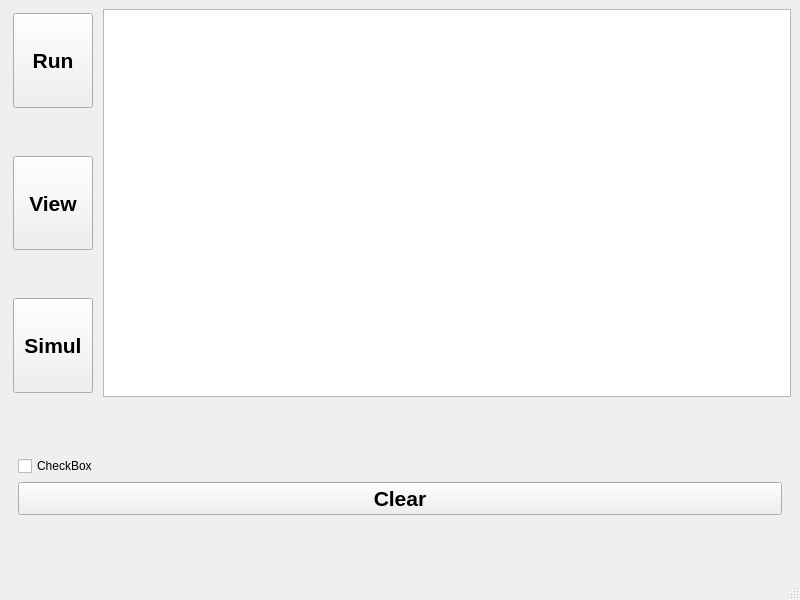
<?xml version="1.0" encoding="UTF-8"?>
<ui version="4.0">
 <class>MainWindow2</class>
 <widget class="QMainWindow" name="MainWindow2">
  <property name="geometry">
   <rect>
    <x>0</x>
    <y>0</y>
    <width>800</width>
    <height>600</height>
   </rect>
  </property>
  <property name="windowTitle">
   <string>MainWindow</string>
  </property>
  <widget class="QWidget" name="centralwidget">
   <layout class="QVBoxLayout" name="verticalLayout_4">
    <item>
     <layout class="QVBoxLayout" name="verticalLayout" stretch="7,3">
      <item>
       <layout class="QHBoxLayout" name="horizontalLayout" stretch="1,9">
        <item>
         <layout class="QVBoxLayout" name="verticalLayout_2" stretch="1,0,1,0,1">
          <property name="spacing">
           <number>8</number>
          </property>
          <property name="leftMargin">
           <number>4</number>
          </property>
          <property name="topMargin">
           <number>4</number>
          </property>
          <property name="rightMargin">
           <number>4</number>
          </property>
          <property name="bottomMargin">
           <number>4</number>
          </property>
          <item>
           <widget class="QPushButton" name="pBt_RunMode">
            <property name="sizePolicy">
             <sizepolicy hsizetype="Minimum" vsizetype="MinimumExpanding">
              <horstretch>0</horstretch>
              <verstretch>0</verstretch>
             </sizepolicy>
            </property>
            <property name="font">
             <font>
              <pointsize>16</pointsize>
              <bold>true</bold>
             </font>
            </property>
            <property name="autoFillBackground">
             <bool>false</bool>
            </property>
            <property name="text">
             <string>Run</string>
            </property>
            <property name="flat">
             <bool>false</bool>
            </property>
           </widget>
          </item>
          <item>
           <spacer name="verticalSpacer">
            <property name="orientation">
             <enum>Qt::Orientation::Vertical</enum>
            </property>
            <property name="sizeHint" stdset="0">
             <size>
              <width>20</width>
              <height>40</height>
             </size>
            </property>
           </spacer>
          </item>
          <item>
           <widget class="QPushButton" name="pBt_ViewMode">
            <property name="sizePolicy">
             <sizepolicy hsizetype="Minimum" vsizetype="MinimumExpanding">
              <horstretch>0</horstretch>
              <verstretch>0</verstretch>
             </sizepolicy>
            </property>
            <property name="font">
             <font>
              <pointsize>16</pointsize>
              <bold>true</bold>
             </font>
            </property>
            <property name="text">
             <string>View</string>
            </property>
           </widget>
          </item>
          <item>
           <spacer name="verticalSpacer_2">
            <property name="orientation">
             <enum>Qt::Orientation::Vertical</enum>
            </property>
            <property name="sizeHint" stdset="0">
             <size>
              <width>20</width>
              <height>40</height>
             </size>
            </property>
           </spacer>
          </item>
          <item>
           <widget class="QPushButton" name="pBt_SimulMode">
            <property name="sizePolicy">
             <sizepolicy hsizetype="Minimum" vsizetype="MinimumExpanding">
              <horstretch>0</horstretch>
              <verstretch>0</verstretch>
             </sizepolicy>
            </property>
            <property name="font">
             <font>
              <pointsize>16</pointsize>
              <bold>true</bold>
             </font>
            </property>
            <property name="text">
             <string>Simul</string>
            </property>
           </widget>
          </item>
         </layout>
        </item>
        <item>
         <layout class="QVBoxLayout" name="verticalLayout_3">
          <item>
           <widget class="QGraphicsView" name="graphicsView"/>
          </item>
         </layout>
        </item>
       </layout>
      </item>
      <item>
       <layout class="QHBoxLayout" name="horizontalLayout_2">
        <item>
         <widget class="QStackedWidget" name="pStackedWidget">
          <property name="currentIndex">
           <number>2</number>
          </property>
          <widget class="QWidget" name="pageRun">
           <layout class="QVBoxLayout" name="verticalLayout_6">
            <item>
             <layout class="QVBoxLayout" name="verticalLayout_5">
              <property name="spacing">
               <number>8</number>
              </property>
              <property name="leftMargin">
               <number>4</number>
              </property>
              <property name="topMargin">
               <number>4</number>
              </property>
              <property name="rightMargin">
               <number>4</number>
              </property>
              <property name="bottomMargin">
               <number>4</number>
              </property>
              <item>
               <layout class="QHBoxLayout" name="horizontalLayout_3" stretch="4,2,4">
                <item>
                 <spacer name="horizontalSpacer">
                  <property name="orientation">
                   <enum>Qt::Orientation::Horizontal</enum>
                  </property>
                  <property name="sizeHint" stdset="0">
                   <size>
                    <width>40</width>
                    <height>20</height>
                   </size>
                  </property>
                 </spacer>
                </item>
                <item>
                 <widget class="QPushButton" name="pBt_Start">
                  <property name="sizePolicy">
                   <sizepolicy hsizetype="MinimumExpanding" vsizetype="MinimumExpanding">
                    <horstretch>0</horstretch>
                    <verstretch>0</verstretch>
                   </sizepolicy>
                  </property>
                  <property name="font">
                   <font>
                    <pointsize>16</pointsize>
                    <bold>true</bold>
                   </font>
                  </property>
                  <property name="text">
                   <string>Start</string>
                  </property>
                  <property name="checkable">
                   <bool>true</bool>
                  </property>
                  <property name="checked">
                   <bool>false</bool>
                  </property>
                 </widget>
                </item>
                <item>
                 <spacer name="horizontalSpacer_2">
                  <property name="orientation">
                   <enum>Qt::Orientation::Horizontal</enum>
                  </property>
                  <property name="sizeHint" stdset="0">
                   <size>
                    <width>40</width>
                    <height>20</height>
                   </size>
                  </property>
                 </spacer>
                </item>
               </layout>
              </item>
             </layout>
            </item>
           </layout>
          </widget>
          <widget class="QWidget" name="pageView">
           <layout class="QVBoxLayout" name="verticalLayout_10">
            <item>
             <layout class="QHBoxLayout" name="horizontalLayout_4">
              <item>
               <spacer name="horizontalSpacer_3">
                <property name="orientation">
                 <enum>Qt::Orientation::Horizontal</enum>
                </property>
                <property name="sizeHint" stdset="0">
                 <size>
                  <width>40</width>
                  <height>20</height>
                 </size>
                </property>
               </spacer>
              </item>
              <item>
               <layout class="QGridLayout" name="gridLayout" columnminimumwidth="120,120,120">
                <property name="leftMargin">
                 <number>4</number>
                </property>
                <property name="topMargin">
                 <number>4</number>
                </property>
                <property name="rightMargin">
                 <number>4</number>
                </property>
                <property name="bottomMargin">
                 <number>4</number>
                </property>
                <property name="spacing">
                 <number>8</number>
                </property>
                <item row="3" column="1">
                 <widget class="QPushButton" name="pBt_DB_Load">
                  <property name="font">
                   <font>
                    <pointsize>12</pointsize>
                    <bold>true</bold>
                   </font>
                  </property>
                  <property name="text">
                   <string>Load</string>
                  </property>
                 </widget>
                </item>
                <item row="3" column="0">
                 <widget class="QPushButton" name="pBt_DB_Refresh">
                  <property name="font">
                   <font>
                    <pointsize>12</pointsize>
                    <bold>true</bold>
                   </font>
                  </property>
                  <property name="text">
                   <string>Refresh</string>
                  </property>
                 </widget>
                </item>
                <item row="3" column="2">
                 <widget class="QPushButton" name="pBt_DB_Delete">
                  <property name="font">
                   <font>
                    <pointsize>12</pointsize>
                    <bold>true</bold>
                   </font>
                  </property>
                  <property name="text">
                   <string>Delete</string>
                  </property>
                 </widget>
                </item>
                <item row="4" column="1">
                 <spacer name="verticalSpacer_4">
                  <property name="orientation">
                   <enum>Qt::Orientation::Vertical</enum>
                  </property>
                  <property name="sizeHint" stdset="0">
                   <size>
                    <width>20</width>
                    <height>40</height>
                   </size>
                  </property>
                 </spacer>
                </item>
                <item row="0" column="1">
                 <spacer name="verticalSpacer_3">
                  <property name="orientation">
                   <enum>Qt::Orientation::Vertical</enum>
                  </property>
                  <property name="sizeHint" stdset="0">
                   <size>
                    <width>20</width>
                    <height>40</height>
                   </size>
                  </property>
                 </spacer>
                </item>
                <item row="2" column="0" colspan="2">
                 <widget class="QComboBox" name="pComboBox_Session">
                  <property name="font">
                   <font>
                    <pointsize>12</pointsize>
                    <bold>true</bold>
                   </font>
                  </property>
                 </widget>
                </item>
                <item row="2" column="2">
                 <widget class="QComboBox" name="pComboBox_SSID">
                  <property name="font">
                   <font>
                    <pointsize>12</pointsize>
                    <bold>true</bold>
                   </font>
                  </property>
                 </widget>
                </item>
                <item row="1" column="2">
                 <widget class="QLabel" name="label_2">
                  <property name="font">
                   <font>
                    <pointsize>12</pointsize>
                    <bold>true</bold>
                   </font>
                  </property>
                  <property name="text">
                   <string>SSID</string>
                  </property>
                  <property name="alignment">
                   <set>Qt::AlignmentFlag::AlignCenter</set>
                  </property>
                 </widget>
                </item>
                <item row="1" column="0">
                 <widget class="QLabel" name="label">
                  <property name="font">
                   <font>
                    <pointsize>12</pointsize>
                    <bold>true</bold>
                   </font>
                  </property>
                  <property name="text">
                   <string>Session</string>
                  </property>
                  <property name="alignment">
                   <set>Qt::AlignmentFlag::AlignCenter</set>
                  </property>
                 </widget>
                </item>
               </layout>
              </item>
              <item>
               <spacer name="horizontalSpacer_4">
                <property name="orientation">
                 <enum>Qt::Orientation::Horizontal</enum>
                </property>
                <property name="sizeHint" stdset="0">
                 <size>
                  <width>40</width>
                  <height>20</height>
                 </size>
                </property>
               </spacer>
              </item>
             </layout>
            </item>
           </layout>
          </widget>
          <widget class="QWidget" name="pageSimul">
           <layout class="QVBoxLayout" name="verticalLayout_8">
            <item>
             <layout class="QVBoxLayout" name="verticalLayout_7">
              <item>
               <widget class="QCheckBox" name="pCB_AP_Able">
                <property name="text">
                 <string>CheckBox</string>
                </property>
               </widget>
              </item>
              <item>
               <widget class="QPushButton" name="pBt_AP_Clear">
                <property name="font">
                 <font>
                  <pointsize>16</pointsize>
                  <bold>true</bold>
                 </font>
                </property>
                <property name="text">
                 <string>Clear</string>
                </property>
                <property name="flat">
                 <bool>false</bool>
                </property>
               </widget>
              </item>
             </layout>
            </item>
           </layout>
          </widget>
         </widget>
        </item>
       </layout>
      </item>
     </layout>
    </item>
   </layout>
  </widget>
  <widget class="QMenuBar" name="menubar">
   <property name="geometry">
    <rect>
     <x>0</x>
     <y>0</y>
     <width>800</width>
     <height>22</height>
    </rect>
   </property>
  </widget>
  <widget class="QStatusBar" name="statusbar"/>
 </widget>
 <resources/>
 <connections/>
</ui>
